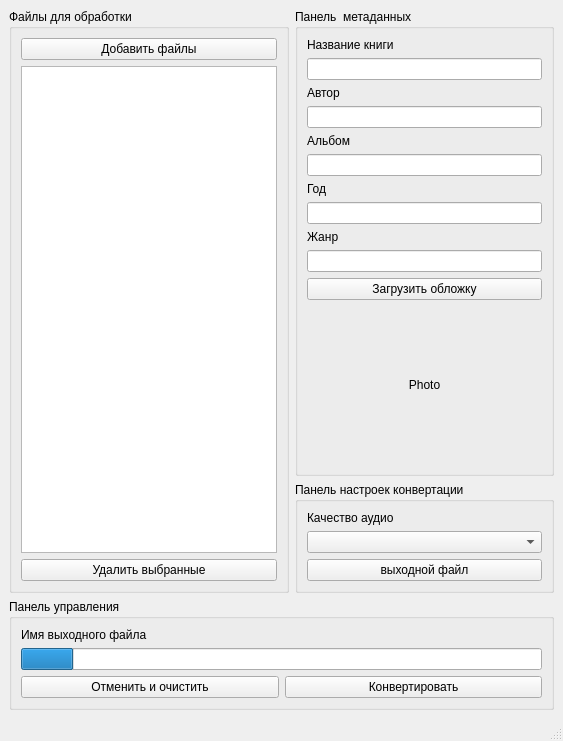
<?xml version="1.0" encoding="UTF-8"?>
<ui version="4.0">
 <class>MainWindow</class>
 <widget class="QMainWindow" name="MainWindow">
  <property name="geometry">
   <rect>
    <x>0</x>
    <y>0</y>
    <width>563</width>
    <height>741</height>
   </rect>
  </property>
  <property name="windowTitle">
   <string>MainWindow</string>
  </property>
  <widget class="QWidget" name="centralwidget">
   <layout class="QGridLayout" name="gridLayout_3">
    <item row="0" column="0">
     <layout class="QGridLayout" name="gridLayout_2">
      <item row="0" column="0" rowspan="2">
       <widget class="QGroupBox" name="groupBox_files">
        <property name="title">
         <string>Файлы для обработки</string>
        </property>
        <layout class="QVBoxLayout" name="verticalLayout">
         <item>
          <widget class="QPushButton" name="pushButton">
           <property name="text">
            <string>Добавить файлы</string>
           </property>
          </widget>
         </item>
         <item>
          <widget class="QListWidget" name="listWidget"/>
         </item>
         <item>
          <widget class="QPushButton" name="pushButton_2">
           <property name="text">
            <string>Удалить выбранные</string>
           </property>
          </widget>
         </item>
        </layout>
       </widget>
      </item>
      <item row="0" column="1">
       <widget class="QGroupBox" name="MetadataPanel">
        <property name="title">
         <string>Панель  метаданных</string>
        </property>
        <layout class="QVBoxLayout" name="verticalLayout_6">
         <item>
          <layout class="QVBoxLayout" name="verticalLayout_2">
           <item>
            <widget class="QLabel" name="label_book_name">
             <property name="text">
              <string>Название книги</string>
             </property>
            </widget>
           </item>
           <item>
            <widget class="QLineEdit" name="lineEdit_title"/>
           </item>
          </layout>
         </item>
         <item>
          <layout class="QVBoxLayout" name="verticalLayout_3">
           <item>
            <widget class="QLabel" name="label_autor_name">
             <property name="text">
              <string>Автор</string>
             </property>
            </widget>
           </item>
           <item>
            <widget class="QLineEdit" name="lineEdit_artist"/>
           </item>
          </layout>
         </item>
         <item>
          <layout class="QVBoxLayout" name="verticalLayout_4">
           <item>
            <widget class="QLabel" name="label_album_name">
             <property name="text">
              <string>Альбом</string>
             </property>
            </widget>
           </item>
           <item>
            <widget class="QLineEdit" name="lineEdit_album"/>
           </item>
          </layout>
         </item>
         <item>
          <layout class="QVBoxLayout" name="verticalLayout_10">
           <item>
            <widget class="QLabel" name="label_album_name_3">
             <property name="text">
              <string>Год</string>
             </property>
            </widget>
           </item>
           <item>
            <widget class="QLineEdit" name="lineEdit_year"/>
           </item>
          </layout>
         </item>
         <item>
          <layout class="QVBoxLayout" name="verticalLayout_5">
           <item>
            <widget class="QLabel" name="label_genre_name">
             <property name="text">
              <string>Жанр</string>
             </property>
            </widget>
           </item>
           <item>
            <widget class="QLineEdit" name="lineEdit_genre"/>
           </item>
          </layout>
         </item>
         <item>
          <layout class="QGridLayout" name="gridLayout">
           <item row="2" column="0">
            <widget class="QLabel" name="label_cover_of_book">
             <property name="minimumSize">
              <size>
               <width>150</width>
               <height>150</height>
              </size>
             </property>
             <property name="text">
              <string>Photo</string>
             </property>
             <property name="alignment">
              <set>Qt::AlignCenter</set>
             </property>
            </widget>
           </item>
           <item row="0" column="0">
            <widget class="QPushButton" name="pushButton_upload_cover">
             <property name="text">
              <string>Загрузить обложку</string>
             </property>
            </widget>
           </item>
           <item row="3" column="0">
            <spacer name="verticalSpacer_2">
             <property name="orientation">
              <enum>Qt::Vertical</enum>
             </property>
             <property name="sizeHint" stdset="0">
              <size>
               <width>20</width>
               <height>40</height>
              </size>
             </property>
            </spacer>
           </item>
           <item row="1" column="0">
            <spacer name="verticalSpacer">
             <property name="orientation">
              <enum>Qt::Vertical</enum>
             </property>
             <property name="sizeHint" stdset="0">
              <size>
               <width>20</width>
               <height>40</height>
              </size>
             </property>
            </spacer>
           </item>
          </layout>
         </item>
        </layout>
       </widget>
      </item>
      <item row="4" column="0" colspan="2">
       <widget class="QGroupBox" name="ControlPanel">
        <property name="title">
         <string>Панель управления</string>
        </property>
        <layout class="QVBoxLayout" name="verticalLayout_9">
         <item>
          <widget class="QLabel" name="label_output_file">
           <property name="text">
            <string>Имя выходного файла</string>
           </property>
          </widget>
         </item>
         <item>
          <widget class="QProgressBar" name="progressBar">
           <property name="value">
            <number>10</number>
           </property>
           <property name="textVisible">
            <bool>false</bool>
           </property>
          </widget>
         </item>
         <item>
          <layout class="QHBoxLayout" name="horizontalLayout">
           <item>
            <widget class="QPushButton" name="pushButton_stop_and_clean">
             <property name="text">
              <string>Отменить и очистить</string>
             </property>
            </widget>
           </item>
           <item>
            <widget class="QPushButton" name="pushButton_convert">
             <property name="text">
              <string>Конвертировать</string>
             </property>
            </widget>
           </item>
          </layout>
         </item>
        </layout>
       </widget>
      </item>
      <item row="1" column="1">
       <widget class="QGroupBox" name="ConversionSettingsPanel">
        <property name="title">
         <string>Панель настроек конвертации</string>
        </property>
        <layout class="QVBoxLayout" name="verticalLayout_8">
         <item>
          <layout class="QVBoxLayout" name="verticalLayout_7">
           <item>
            <widget class="QLabel" name="label_audio_quality">
             <property name="text">
              <string>Качество аудио</string>
             </property>
            </widget>
           </item>
           <item>
            <widget class="QComboBox" name="comboBox_audio_quality"/>
           </item>
          </layout>
         </item>
         <item>
          <widget class="QPushButton" name="pushButton_output_file">
           <property name="text">
            <string>выходной файл</string>
           </property>
          </widget>
         </item>
        </layout>
       </widget>
      </item>
     </layout>
    </item>
   </layout>
  </widget>
  <widget class="QMenuBar" name="menubar">
   <property name="geometry">
    <rect>
     <x>0</x>
     <y>0</y>
     <width>563</width>
     <height>21</height>
    </rect>
   </property>
  </widget>
  <widget class="QStatusBar" name="statusbar"/>
 </widget>
 <resources/>
 <connections/>
</ui>
